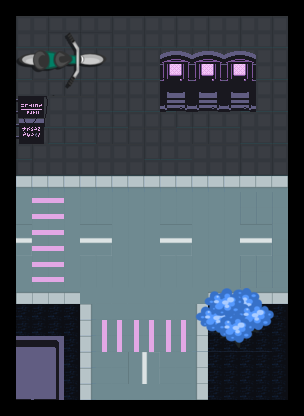

Tiled map render using the project's own tile images. Description and the map definition, with tile-layer contents summarised, below:
An orthogonal 19x26 tile map with 16x16 px tiles, 6 tile layers (Void, Ground, Wall1, ObjCanMove, ...), 3 tilesets and 8 objects (OutsideMarket, RoadToPolice, OutsideMarketBk, Start, RoadToPoliceBk, ...).

<map version="1.10" tiledversion="1.10.2" orientation="orthogonal" renderorder="right-down" width="19" height="26" tilewidth="16" tileheight="16" infinite="0" nextlayerid="11" nextobjectid="14">
 <tileset firstgid="1" source="../Tile/cyberpunk.tsx" />
 <tileset firstgid="481" source="../Tile/town.tsx" />
 <tileset firstgid="1081" source="../Tile/blackblock.tsx" />
 <layer id="2" name="Void" width="19" height="26">
  <data>[494 cells, 494 non-empty, 1 distinct tile ids]</data>
 </layer>
 <layer id="3" name="Ground" width="19" height="26">
  <data>[494 cells, 408 non-empty, 16 distinct tile ids]</data>
 </layer>
 <layer id="4" name="Wall1" width="19" height="26">
  <data>[494 cells, 92 non-empty, 6 distinct tile ids]</data>
 </layer>
 <layer id="5" name="ObjCanMove" width="19" height="26">
  <data>[494 cells, 38 non-empty, 15 distinct tile ids]</data>
 </layer>
 <layer id="6" name="Object" width="19" height="26">
  <data>[494 cells, 61 non-empty, 53 distinct tile ids]</data>
 </layer>
 <layer id="7" name="OverlapPlayer" width="19" height="26">
  <data>[494 cells, 6 non-empty, 6 distinct tile ids]</data>
 </layer>
 <objectgroup id="8" name="Areas">
  <object id="1" name="OutsideMarket" x="-5.7135" y="14.161" width="37.2905" height="320.51" />
  <object id="4" name="RoadToPolice" x="66" y="384.5" width="240.5" height="55.5" />
 </objectgroup>
 <objectgroup id="10" name="Points">
  <object id="7" name="OutsideMarketBk" x="68.3333" y="245.833">
   <point />
  </object>
  <object id="8" name="Start" x="155.667" y="250">
   <point />
  </object>
  <object id="9" name="RoadToPoliceBk" x="144.667" y="349.667">
   <point />
  </object>
  <object id="12" name="PoliceCar" x="235" y="236.667">
   <point />
  </object>
  <object id="13" name="Police" x="176.333" y="273.667">
   <point />
  </object>
 </objectgroup>
 <objectgroup id="9" name="SpawnAreaLayer">
  <object id="6" name="SpawnArea0" x="103.666" y="115.333" width="85.667" height="59.6667" />
 </objectgroup>
</map>
